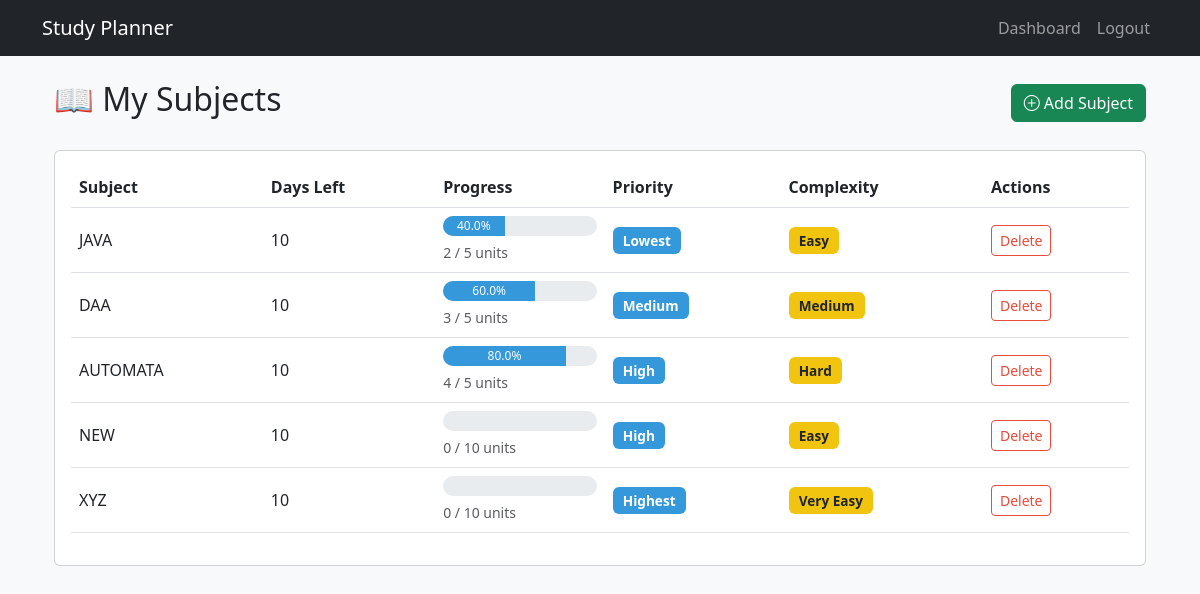
The app's page /subjects (signed in) with its own data.
### app.py (models this page shows)
class Subject(db.Model):
    id = db.Column(db.Integer, primary_key=True)
    user_id = db.Column(db.Integer, db.ForeignKey('user.id'), nullable=False)
    name = db.Column(db.String(100), nullable=False)
    days_left = db.Column(db.Integer, nullable=False)
    total_units = db.Column(db.Integer, nullable=False)
    completed_units = db.Column(db.Integer, default=0)
    priority = db.Column(db.Integer, nullable=False)
    complexity = db.Column(db.Integer, nullable=False)
    @property
    def progress_percent(self):
        if self.total_units > 0:
            return round((self.completed_units / self.total_units) * 100, 1)
        return 0.0
    @property
    def priority_label(self):
        return {1: 'Highest', 2: 'High', 3: 'Medium', 4: 'Low', 5: 'Lowest'}.get(self.priority, 'Unknown')
    @property
    def complexity_label(self):
        return {1: 'Very Easy', 2: 'Easy', 3: 'Medium', 4: 'Hard', 5: 'Very Hard'}.get(self.complexity, 'Unknown')

### app.py (the view)
@app.route('/subjects')
@login_required
def subjects():
    user_subjects = Subject.query.filter_by(user_id=current_user.id).all()
    return render_template('subjects.html', subjects=user_subjects)

### app.py (called while the page is built)
@login_manager.user_loader
def load_user(user_id):
    return User.query.get(int(user_id))

### templates/subjects.html (shortened to what this page needs)
{% extends "base.html" %}
{% block content %}
<div class="container">
    <div class="d-flex justify-content-between align-items-center mb-4">
        <h2>📖 My Subjects</h2>
        <a href="{{ url_for('add_subject') }}" class="btn btn-success">
            <i class="bi bi-plus-circle"></i> Add Subject
        </a>
    </div>
    {% if not subjects %}
    <div class="alert alert-info mt-3">
        No subjects found. Add your first subject using the button above.
    </div>
    {% else %}
    <div class="card">
        <div class="card-body">
            <table class="table table-hover align-middle">
                <thead>
                    <tr>
                        <th>Subject</th>
                        <th>Days Left</th>
                        <th>Progress</th>
                        <th>Priority</th>
                        <th>Complexity</th>
                        <th>Actions</th>
                    </tr>
                </thead>
                <tbody>
                    {% for subject in subjects %}
                    <tr>
                        <td>{{ subject.name }}</td>
                        <td>{{ subject.days_left }}</td>
                        <td>
                            <div class="progress mb-1" style="height: 20px;">
                                <div class="progress-bar" role="progressbar"
                                     style="width: {{ subject.progress_percent }}%;">
                                    {{ subject.progress_percent }}%
                                </div>
                            </div>
                            <small class="text-muted">
                                {{ subject.completed_units }} / {{ subject.total_units }} units
                            </small>
                        </td>
                        <td><span class="badge bg-primary">{{ subject.priority_label }}</span></td>
                        <td><span class="badge bg-warning text-dark">{{ subject.complexity_label }}</span></td>
                        <td>
                            <form method="POST" action="{{ url_for('delete_subject', subject_id=subject.id) }}">
                                <button type="submit" class="btn btn-outline-danger btn-sm"
                                        onclick="return confirm('Are you sure you want to delete this subject?');">
                                    Delete
                                </button>
                            </form>
                        </td>
                    </tr>
                    {% endfor %}
                </tbody>
            </table>
        </div>
    </div>
    {% endif %}
</div>
{% endblock %}

### templates/base.html (shortened to what this page needs)
<!DOCTYPE html>
<html lang="en">
<head>
    <link href="https://cdn.jsdelivr.net/npm/bootstrap@5.3.0/dist/css/bootstrap.min.css" rel="stylesheet">
    <link rel="stylesheet" href="https://cdn.jsdelivr.net/npm/bootstrap-icons@1.8.1/font/bootstrap-icons.css">
    <link rel="stylesheet" href="{{ url_for('static', filename='css/style.css') }}">
</head>
<body>
    <nav class="navbar navbar-expand-lg navbar-dark bg-dark">
        <div class="container">
            <a class="navbar-brand" href="{{ url_for('home') }}">Study Planner</a>
            <div class="collapse navbar-collapse" id="navbarNav">
                <ul class="navbar-nav ms-auto">
                    {% if current_user.is_authenticated %}
                        <li class="nav-item">
                            <a class="nav-link" href="{{ url_for('dashboard') }}">Dashboard</a>
                        </li>
                        <li class="nav-item">
                            <a class="nav-link" href="{{ url_for('logout') }}">Logout</a>
                        </li>
                    {% endif %}
                </ul>
            </div>
        </div>
    </nav>
    <div class="container mt-4">
        {% block content %}{% endblock %}
    </div>
</body>
</html>

### static/css/style.css (style rules this page uses)
body { font-family: 'Segoe UI', Tahoma, Geneva, Verdana, sans-serif; background-color: #f8f9fa; min-height: 100vh; }
.progress { height: 25px; border-radius: 12px; position: relative; }
.progress-bar { background-color: #3498db; transition: width 0.5s ease; }
.badge { font-size: 0.85em; padding: 0.5em 0.75em; }
.bg-primary { background-color: #3498db!important; }
.bg-warning { background-color: #f1c40f!important; }
.btn-outline-danger { border-color: #e74c3c; color: #e74c3c; }

### records on screen
Subject: name "JAVA", days_left "10", progress_percent "40.0", completed_units "2", total_units "5", priority_label "Lowest", complexity_label "Easy"
Subject: name "DAA", days_left "10", progress_percent "60.0", completed_units "3", total_units "5", priority_label "Medium", complexity_label "Medium"
Subject: name "AUTOMATA", days_left "10", progress_percent "80.0", completed_units "4", total_units "5", priority_label "High", complexity_label "Hard"
Subject: name "NEW", days_left "10", completed_units "0", total_units "10", priority_label "High", complexity_label "Easy"
Subject: name "XYZ", days_left "10", completed_units "0", total_units "10", priority_label "Highest", complexity_label "Very Easy"
